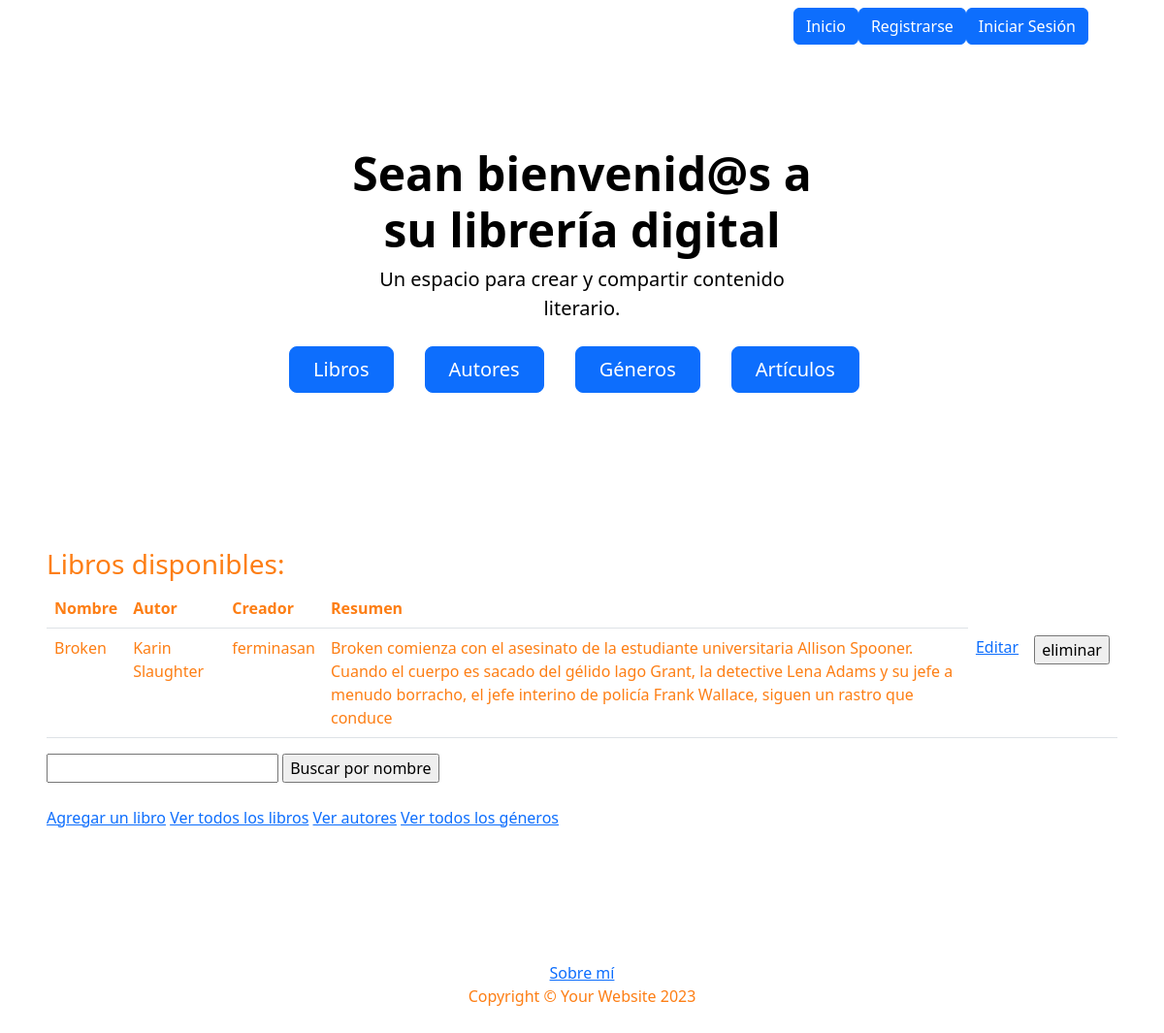
Before: /mi_libreria/libros/ with the older database file.
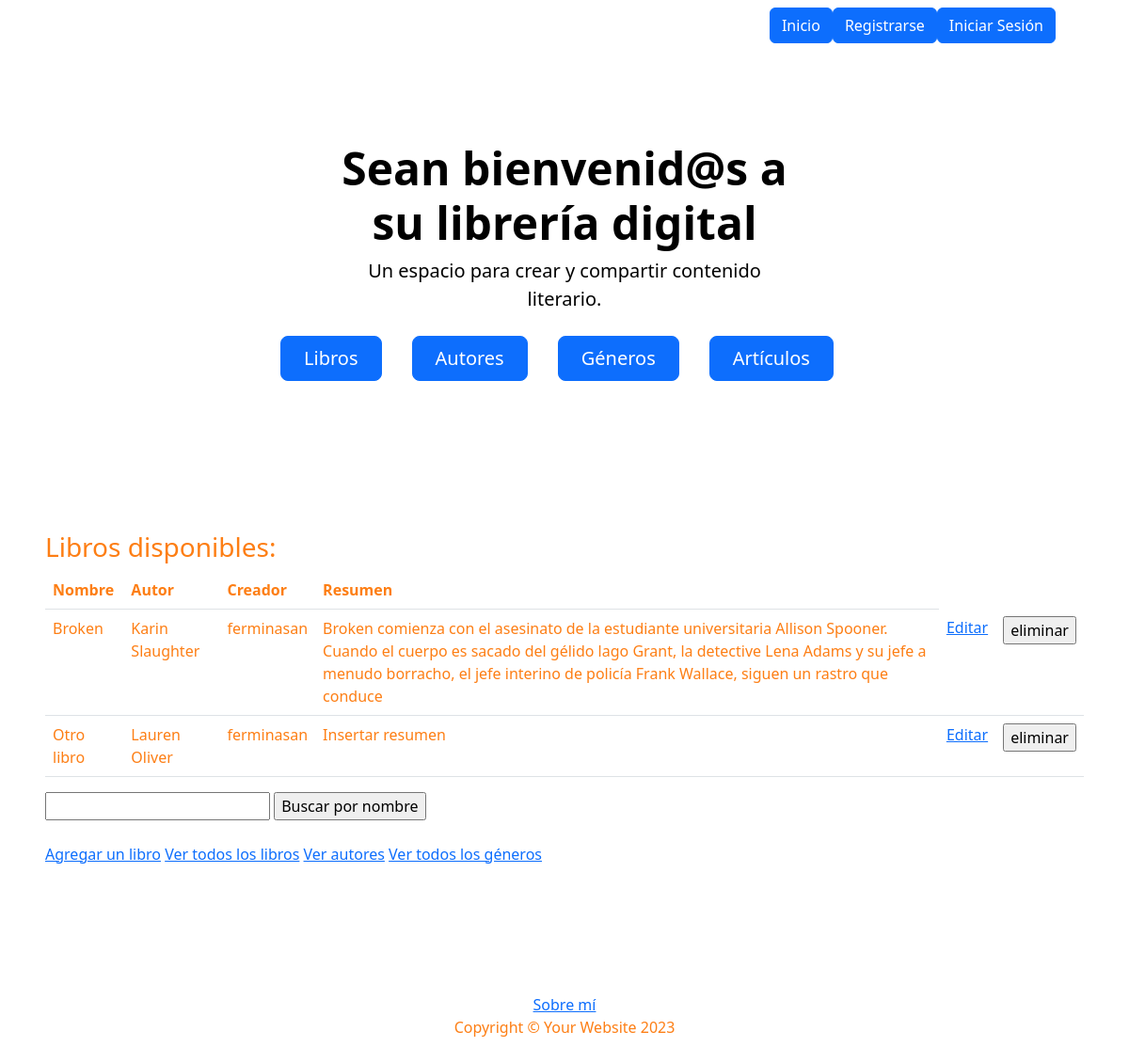
After: the same page with the newer database file.
### mi_libreria/models.py (models this page shows, shortened)
class Libro(models.Model):
    nombre = models.CharField(max_length=64)
    genero = models.CharField(max_length=64)
    sub_genero = models.CharField(max_length=64)
    autor = models.CharField(max_length=256)
    resumen = models.TextField()
    anio = models.IntegerField()
    creador = models.ForeignKey(User, default=1, null=True, on_delete=models.CASCADE, related_name='libros_creados')

### mi_libreria/views.py (the view)
# urls.py: path("libros/", views.listar_libros, name='lista_libros'),
def listar_libros(request):
        contexto = {
            "libros": Libro.objects.all(),
        }
        http_response = render(
            request=request,
            template_name='mi_libreria/lista_libros.html',
            context=contexto,
        )
        return http_response

### mi_libreria/templates/mi_libreria/lista_libros.html (shortened to what this page needs)
{% extends 'base.html' %}
{% block contenido %}
    <h3>Libros disponibles:</h3>
<table class="table">
    <tbody>
        <tr>
            <th>Nombre</th>
            <th>Autor</th>
            <th>Creador</th>
            <th>Resumen</th>
        </tr>
        {% for libro in libros %}
        <tr>
            <td>{{libro.nombre}}</td>
            <td>{{libro.autor}}</td>
            <td>{{libro.creador}}</td>
            <td>{{libro.resumen}}</td>
            <td>
                <a href="{% url 'editar_libro' libro.id %}">Editar</a>
              </td>
            <td>
                <form action="{% url 'eliminar_libro' libro.id %}" method="post">
                  <input type="submit" value="eliminar"/>
                </form>
              </td>
        </tr>
      {% endfor %}
    </tbody>
</table>
    <form action="{% url 'buscar_libros' %}" method="post">
        <input type="text" name="busqueda">
        <input type="submit" value="Buscar por nombre">
      </form>
    <br>
    <a href="{% url 'crear_libros' %}">Agregar un libro</a>
    <a href="{% url 'lista_libros' %}">Ver todos los libros</a>
    <a href="{% url 'lista_autores' %}">Ver autores</a>
    <a href="{% url 'lista_generos' %}">Ver todos los géneros</a>
    <br><br>
{% endblock contenido %}

### templates_base/base.html (shortened to what this page needs)
{% load static %}
<!DOCTYPE html>
<html lang="en">
    <head>
        <link href="https://cdn.jsdelivr.net/npm/bootstrap-icons@1.4.1/font/bootstrap-icons.css" rel="stylesheet" />
        <link href="{% static 'mi_libreria/css/styles.css' %}" rel="stylesheet" />
    </head>
    <body>
        <nav class="navbar navbar-expand-lg navbar-dark bg-dark">
            <div class="container px-5">
                <div class="collapse navbar-collapse" id="navbarSupportedContent">
                    <ul class="navbar-nav ms-auto mb-2 mb-lg-0">
                        <a class="btn btn-primary" href="{% url 'inicio' %}">Inicio</a>
                        {% if user.is_authenticated %}
                        <div class="dropdown">
                            <button class="btn btn-secondary dropdown-toggle" type="button" id="dropdownMenuButton1" data-bs-toggle="dropdown" aria-expanded="false">
                                <div style="display: inline-flex;">
                                    <span>{{ user.username }}</span>
                                </div>
                            </button>
                            <ul class="dropdown-menu" aria-labelledby="dropdownMenuButton1">
                                <li>
                                    <a class="dropdown-item" href="{% url 'editar_perfil' %}">Editar mis datos</a>
                                </li>
                                <li>
                                    <a class="dropdown-item" href="{% url 'agregar_avatar' %}">Agregar avatar</a>
                                </li>
                                <li>
                                    <a class="dropdown-item" href="{% url 'logout' %}"><strong>Cerrar Sesión</strong></a>
                                </li>
                            </ul>
                        </div>
                        {% else %}
                        <a class="btn btn-primary" href="{% url 'registro' %}">Registrarse</a>
                        <a class="btn btn-primary" href="{% url 'login' %}">Iniciar Sesión</a>
                        {% endif %}
                    </ul>
                </div>
            </div>
        </nav>
        <header class="bg-dark py-5">
            <div class="container px-5">
                <div class="row gx-5 justify-content-center">
                    <div class="col-lg-6">
                        <div class="text-center my-5">
                            <h1 class="display-5 fw-bolder text-black mb-2">Sean bienvenid@s a su librería digital</h1>
                            <p class="lead text-black mb-4">Un espacio para crear y compartir contenido literario.</p>
                            <div class="d-grid gap-3 d-sm-flex justify-content-sm-center">
                                <a class="btn btn-primary btn-lg px-4 me-sm-3" href="{% url 'lista_libros' %}">Libros</a>
                                <a class="btn btn-primary btn-lg px-4 me-sm-3" href="{% url 'lista_autores' %}">Autores</a>
                                <a class="btn btn-primary btn-lg px-4 me-sm-3" href="{% url 'lista_generos' %}">Géneros</a>
                                <a class="btn btn-primary btn-lg px-4 me-sm-3" href="{% url 'lista_articulos' %}">Artículos</a>
                            </div>
                        </div>
                    </div>
                </div>
            </div>
        </header>
        <section style="padding:4rem 3rem;">
            {% block contenido %}
            {% endblock contenido %}
        </section>
        <footer class="py-5 bg-dark">
            <div class="d-grid gap-3 d-sm-flex justify-content-sm-center">
                <a href="{% url 'about_me' %}" target="_blank" rel="noreferrer" class="underline">Sobre mí</a>
        </div>
            <div class="container px-5"><p class="m-0 text-center text-white">Copyright &copy; Your Website 2023</p></div>
        </footer>
    </body>

Changed rows visible on the page:
added Libro: nombre "Otro libro", autor "Lauren Oliver", creador "ferminasan", resumen "Insertar resumen"
